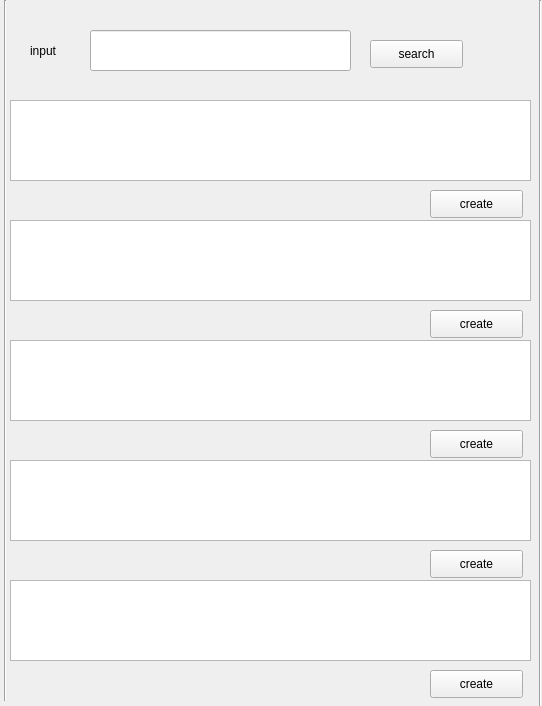
<?xml version="1.0" encoding="UTF-8"?>
<ui version="4.0">
 <class>Form</class>
 <widget class="QWidget" name="Form">
  <property name="geometry">
   <rect>
    <x>0</x>
    <y>0</y>
    <width>542</width>
    <height>706</height>
   </rect>
  </property>
  <property name="windowTitle">
   <string>Form</string>
  </property>
  <widget class="QLabel" name="label">
   <property name="geometry">
    <rect>
     <x>30</x>
     <y>30</y>
     <width>241</width>
     <height>41</height>
    </rect>
   </property>
   <property name="text">
    <string>input</string>
   </property>
  </widget>
  <widget class="QLineEdit" name="lineEdit">
   <property name="geometry">
    <rect>
     <x>90</x>
     <y>30</y>
     <width>261</width>
     <height>41</height>
    </rect>
   </property>
  </widget>
  <widget class="QPushButton" name="pushButton">
   <property name="geometry">
    <rect>
     <x>370</x>
     <y>40</y>
     <width>93</width>
     <height>28</height>
    </rect>
   </property>
   <property name="text">
    <string>search</string>
   </property>
  </widget>
  <widget class="QPushButton" name="pushButton_2">
   <property name="geometry">
    <rect>
     <x>430</x>
     <y>190</y>
     <width>93</width>
     <height>28</height>
    </rect>
   </property>
   <property name="text">
    <string>create</string>
   </property>
  </widget>
  <widget class="QTextBrowser" name="textBrowser_3">
   <property name="geometry">
    <rect>
     <x>10</x>
     <y>340</y>
     <width>521</width>
     <height>81</height>
    </rect>
   </property>
   <property name="html">
    <string>&lt;!DOCTYPE HTML PUBLIC &quot;-//W3C//DTD HTML 4.0//EN&quot; &quot;http://www.w3.org/TR/REC-html40/strict.dtd&quot;&gt;
&lt;html&gt;&lt;head&gt;&lt;meta name=&quot;qrichtext&quot; content=&quot;1&quot; /&gt;&lt;style type=&quot;text/css&quot;&gt;
p, li { white-space: pre-wrap; }
&lt;/style&gt;&lt;/head&gt;&lt;body style=&quot; font-family:'SimSun'; font-size:9pt; font-weight:400; font-style:normal;&quot;&gt;
&lt;p style=&quot;-qt-paragraph-type:empty; margin-top:0px; margin-bottom:0px; margin-left:0px; margin-right:0px; -qt-block-indent:0; text-indent:0px;&quot;&gt;&lt;br /&gt;&lt;/p&gt;&lt;/body&gt;&lt;/html&gt;</string>
   </property>
  </widget>
  <widget class="QPushButton" name="pushButton_5">
   <property name="geometry">
    <rect>
     <x>430</x>
     <y>670</y>
     <width>93</width>
     <height>28</height>
    </rect>
   </property>
   <property name="text">
    <string>create</string>
   </property>
  </widget>
  <widget class="QTextBrowser" name="textBrowser_5">
   <property name="geometry">
    <rect>
     <x>10</x>
     <y>580</y>
     <width>521</width>
     <height>81</height>
    </rect>
   </property>
   <property name="html">
    <string>&lt;!DOCTYPE HTML PUBLIC &quot;-//W3C//DTD HTML 4.0//EN&quot; &quot;http://www.w3.org/TR/REC-html40/strict.dtd&quot;&gt;
&lt;html&gt;&lt;head&gt;&lt;meta name=&quot;qrichtext&quot; content=&quot;1&quot; /&gt;&lt;style type=&quot;text/css&quot;&gt;
p, li { white-space: pre-wrap; }
&lt;/style&gt;&lt;/head&gt;&lt;body style=&quot; font-family:'SimSun'; font-size:9pt; font-weight:400; font-style:normal;&quot;&gt;
&lt;p style=&quot;-qt-paragraph-type:empty; margin-top:0px; margin-bottom:0px; margin-left:0px; margin-right:0px; -qt-block-indent:0; text-indent:0px;&quot;&gt;&lt;br /&gt;&lt;/p&gt;&lt;/body&gt;&lt;/html&gt;</string>
   </property>
  </widget>
  <widget class="QPushButton" name="pushButton_3">
   <property name="geometry">
    <rect>
     <x>430</x>
     <y>310</y>
     <width>93</width>
     <height>28</height>
    </rect>
   </property>
   <property name="text">
    <string>create</string>
   </property>
  </widget>
  <widget class="QPushButton" name="pushButton_4">
   <property name="geometry">
    <rect>
     <x>430</x>
     <y>550</y>
     <width>93</width>
     <height>28</height>
    </rect>
   </property>
   <property name="text">
    <string>create</string>
   </property>
  </widget>
  <widget class="QTextBrowser" name="textBrowser_2">
   <property name="geometry">
    <rect>
     <x>10</x>
     <y>220</y>
     <width>521</width>
     <height>81</height>
    </rect>
   </property>
   <property name="html">
    <string>&lt;!DOCTYPE HTML PUBLIC &quot;-//W3C//DTD HTML 4.0//EN&quot; &quot;http://www.w3.org/TR/REC-html40/strict.dtd&quot;&gt;
&lt;html&gt;&lt;head&gt;&lt;meta name=&quot;qrichtext&quot; content=&quot;1&quot; /&gt;&lt;style type=&quot;text/css&quot;&gt;
p, li { white-space: pre-wrap; }
&lt;/style&gt;&lt;/head&gt;&lt;body style=&quot; font-family:'SimSun'; font-size:9pt; font-weight:400; font-style:normal;&quot;&gt;
&lt;p style=&quot;-qt-paragraph-type:empty; margin-top:0px; margin-bottom:0px; margin-left:0px; margin-right:0px; -qt-block-indent:0; text-indent:0px;&quot;&gt;&lt;br /&gt;&lt;/p&gt;&lt;/body&gt;&lt;/html&gt;</string>
   </property>
  </widget>
  <widget class="QTextBrowser" name="textBrowser">
   <property name="geometry">
    <rect>
     <x>10</x>
     <y>100</y>
     <width>521</width>
     <height>81</height>
    </rect>
   </property>
   <property name="html">
    <string>&lt;!DOCTYPE HTML PUBLIC &quot;-//W3C//DTD HTML 4.0//EN&quot; &quot;http://www.w3.org/TR/REC-html40/strict.dtd&quot;&gt;
&lt;html&gt;&lt;head&gt;&lt;meta name=&quot;qrichtext&quot; content=&quot;1&quot; /&gt;&lt;style type=&quot;text/css&quot;&gt;
p, li { white-space: pre-wrap; }
&lt;/style&gt;&lt;/head&gt;&lt;body style=&quot; font-family:'SimSun'; font-size:9pt; font-weight:400; font-style:normal;&quot;&gt;
&lt;p style=&quot;-qt-paragraph-type:empty; margin-top:0px; margin-bottom:0px; margin-left:0px; margin-right:0px; -qt-block-indent:0; text-indent:0px;&quot;&gt;&lt;br /&gt;&lt;/p&gt;&lt;/body&gt;&lt;/html&gt;</string>
   </property>
  </widget>
  <widget class="QPushButton" name="pushButton_6">
   <property name="geometry">
    <rect>
     <x>430</x>
     <y>430</y>
     <width>93</width>
     <height>28</height>
    </rect>
   </property>
   <property name="text">
    <string>create</string>
   </property>
  </widget>
  <widget class="QTextBrowser" name="textBrowser_4">
   <property name="geometry">
    <rect>
     <x>10</x>
     <y>460</y>
     <width>521</width>
     <height>81</height>
    </rect>
   </property>
   <property name="html">
    <string>&lt;!DOCTYPE HTML PUBLIC &quot;-//W3C//DTD HTML 4.0//EN&quot; &quot;http://www.w3.org/TR/REC-html40/strict.dtd&quot;&gt;
&lt;html&gt;&lt;head&gt;&lt;meta name=&quot;qrichtext&quot; content=&quot;1&quot; /&gt;&lt;style type=&quot;text/css&quot;&gt;
p, li { white-space: pre-wrap; }
&lt;/style&gt;&lt;/head&gt;&lt;body style=&quot; font-family:'SimSun'; font-size:9pt; font-weight:400; font-style:normal;&quot;&gt;
&lt;p style=&quot;-qt-paragraph-type:empty; margin-top:0px; margin-bottom:0px; margin-left:0px; margin-right:0px; -qt-block-indent:0; text-indent:0px;&quot;&gt;&lt;br /&gt;&lt;/p&gt;&lt;/body&gt;&lt;/html&gt;</string>
   </property>
  </widget>
  <widget class="QTextBrowser" name="textBrowser_6">
   <property name="geometry">
    <rect>
     <x>550</x>
     <y>-10</y>
     <width>561</width>
     <height>721</height>
    </rect>
   </property>
   <property name="lineWidth">
    <number>0</number>
   </property>
   <property name="midLineWidth">
    <number>0</number>
   </property>
  </widget>
  <widget class="Line" name="line">
   <property name="geometry">
    <rect>
     <x>530</x>
     <y>0</y>
     <width>20</width>
     <height>721</height>
    </rect>
   </property>
   <property name="orientation">
    <enum>Qt::Vertical</enum>
   </property>
  </widget>
  <widget class="Line" name="line_2">
   <property name="geometry">
    <rect>
     <x>-5</x>
     <y>0</y>
     <width>20</width>
     <height>701</height>
    </rect>
   </property>
   <property name="orientation">
    <enum>Qt::Vertical</enum>
   </property>
  </widget>
 </widget>
 <resources/>
 <connections/>
</ui>
